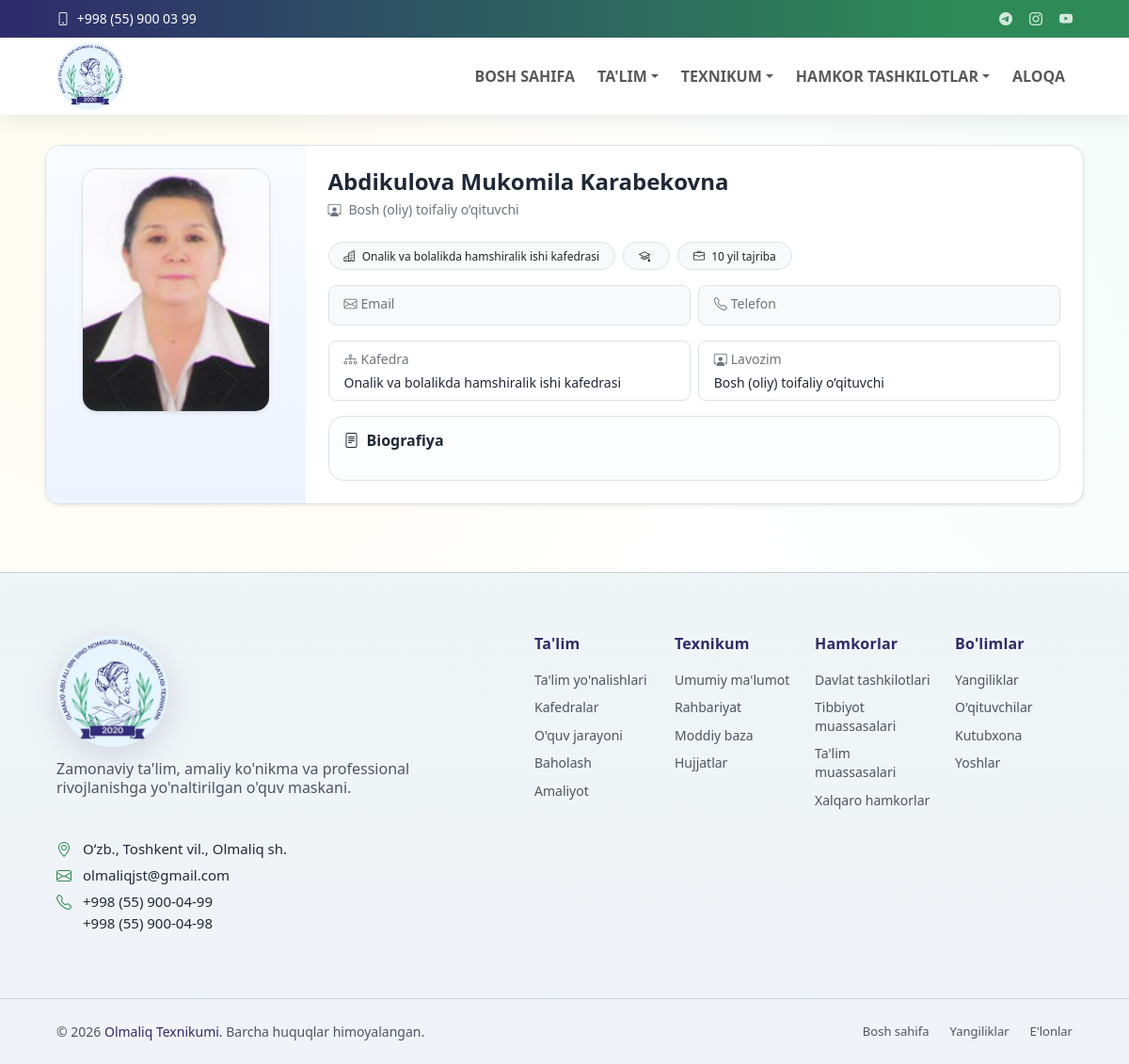
The app's page /uqtuvchilar/23/ with its own data.
### core/models.py (models this page shows, shortened)
class TopbarSettings(models.Model):
    email = models.EmailField(blank=True)
    phone = models.CharField(max_length=50, blank=True)
    telegram_url = models.URLField(blank=True)
    instagram_url = models.URLField(blank=True)
    youtube_url = models.URLField(blank=True)
    is_active = models.BooleanField(default=True)
    updated_at = models.DateTimeField(auto_now=True)
    class Meta:
        ordering = ['-updated_at', '-id']
        verbose_name = "Topbar sozlamasi"
        verbose_name_plural = "Topbar sozlamalari"

### faculty/models.py (models this page shows, shortened)
class Teacher(models.Model):
    first_name = models.CharField(max_length=100)
    last_name = models.CharField(max_length=100)
    middle_name = models.CharField(max_length=100, blank=True)
    department = models.ForeignKey(Department, on_delete=models.CASCADE)
    position = models.CharField(max_length=200)
    scientific_degree = models.CharField(max_length=200, blank=True)
    experience_years = models.PositiveIntegerField(default=0)
    bio = models.TextField(blank=True)
    image = models.ImageField(upload_to='teachers/', blank=True, null=True)
    email = models.EmailField(blank=True)
    phone = models.CharField(max_length=30, blank=True)
    class Meta:
        ordering = ['last_name', 'first_name']
        verbose_name = "O'qituvchi"
        verbose_name_plural = "O'qituvchilar"

### departments/models.py (models this page shows, shortened)
class Department(models.Model):
    name = models.CharField(max_length=200)
    slug = models.SlugField(unique=True)
    description = models.TextField()
    head = models.OneToOneField(
        DepartmentHead,
        on_delete=models.PROTECT,
        related_name='department',
    )
    image = models.ImageField(upload_to='departments/', blank=True, null=True)
    created_at = models.DateTimeField(auto_now_add=True)
    class Meta:
        ordering = ['name']
        verbose_name = "Kafedra"
        verbose_name_plural = "Kafedralar"

### faculty/views.py (the view)
# urls.py: path('<int:pk>/', views.teacher_detail, name='teacher_detail'),
def teacher_detail(request, pk):
    item = get_object_or_404(Teacher.objects.select_related('department'), pk=pk)
    return render(request, 'faculty/teacher_detail.html', {'teacher': item})

### core/context_processors.py (called while the page is built)
def menu_context(request):
    menu_items = (
        Menu.objects.filter(parent__isnull=True, is_active=True)
        .prefetch_related('children')
        .order_by('order', 'id')
    )
    topbar = TopbarSettings.objects.filter(is_active=True).first()
    return {
        'menu_items': menu_items,
        'topbar_settings': topbar,
    }

### faculty/templates/faculty/teacher_detail.html (shortened to what this page needs)
{% extends 'base.html' %}
{% load static %}
{% block content %}
<section class="py-3">
    <div class="rounded-4 overflow-hidden border shadow-sm bg-white">
        <div class="row g-0">
            <div
                class="col-12 col-md-4 col-lg-3 p-3 p-md-4 text-center"
                style="background: linear-gradient(180deg, #f8fbff 0%, #eef4ff 100%);"
            >
                {% if teacher.image %}
                    <img
                        src="{{ teacher.image.url }}"
                        alt="{{ teacher.last_name }} {{ teacher.first_name }}"
                        class="img-fluid rounded-4 shadow-sm border"
                        style="width: 100%; max-width: 200px; height: auto;"
                        onerror="this.onerror=null;this.src='{% static 'images/user_icon_640.png' %}';"
                    >
                {% endif %}
            </div>
            <div class="col-12 col-md-8 col-lg-9 p-3 p-md-4">
                <div class="mb-4">
                    <h1 class="h4 fw-bold mb-1">
                        {{ teacher.last_name }} {{ teacher.first_name }} {{ teacher.middle_name }}
                    </h1>
                    <p class="text-secondary mb-0 small d-flex align-items-center gap-2">
                        <i class="bi bi-person-workspace"></i>
                        <span>{{ teacher.position }}</span>
                    </p>
                </div>
                <div class="mb-3">
                    <div class="d-flex flex-wrap gap-2 mb-2">
                        <span class="badge rounded-pill text-bg-light border text-dark fw-normal px-3 py-2">
                            <i class="bi bi-buildings me-1"></i>
                            {{ teacher.department.name }}
                        </span>
                        <span class="badge rounded-pill text-bg-light border text-dark fw-normal px-3 py-2">
                            <i class="bi bi-mortarboard me-1"></i>
                        </span>
                        <span class="badge rounded-pill text-bg-light border text-dark fw-normal px-3 py-2">
                            <i class="bi bi-briefcase me-1"></i>
                            {{ teacher.experience_years }} yil tajriba
                        </span>
                    </div>
                </div>
                <div class="row g-2 mb-3">
                    <div class="col-12 col-sm-6">
                        <div class="rounded-3 border bg-light px-3 py-2 h-100 small">
                            <div class="text-secondary mb-1">
                                <i class="bi bi-envelope me-1"></i>Email
                            </div>
                        </div>
                    </div>
                    <div class="col-12 col-sm-6">
                        <div class="rounded-3 border bg-light px-3 py-2 h-100 small">
                            <div class="text-secondary mb-1">
                                <i class="bi bi-telephone me-1"></i>Telefon
                            </div>
                        </div>
                    </div>
                </div>
                <div class="row g-2 mb-3">
                    <div class="col-12 col-sm-6">
                        <div class="rounded-3 border px-3 py-2 h-100 small">
                            <div class="text-secondary mb-1">
                                <i class="bi bi-diagram-3 me-1"></i>Kafedra
                            </div>
                            <div class="fw-medium">{{ teacher.department.name }}</div>
                        </div>
                    </div>
                    <div class="col-12 col-sm-6">
                        <div class="rounded-3 border px-3 py-2 h-100 small">
                            <div class="text-secondary mb-1">
                                <i class="bi bi-person-workspace me-1"></i>Lavozim
                            </div>
                            <div class="fw-medium">{{ teacher.position }}</div>
                        </div>
                    </div>
                </div>
                <div class="rounded-4 p-3 border" style="background: #fcfdff;">
                    <h2 class="h6 fw-bold mb-2 d-flex align-items-center gap-2">
                        <i class="bi bi-file-text"></i>
                        <span>Biografiya</span>
                    </h2>
                </div>
            </div>
        </div>
    </div>
</section>
{% endblock %}

### templates/includes/header.html (shortened to what this page needs)
{% load static %}
<header id="header" class="header fixed-top">
    <div class="topbar d-flex align-items-center">
        <div class="container d-flex justify-content-center justify-content-md-between">
           <div class="contact-info d-flex align-items-center gap-3">
                <div class="d-flex align-items-center">
                    <a href="tel:{{ topbar_settings.phone }}" class="link-underline link-underline-opacity-0 lh-1">
                        <i class="bi bi-phone me-1"></i>
                    <span>{{ topbar_settings.phone }}</span>
                    </a>
                </div>
            </div>
            <div class="social-links d-flex align-items-center">
                <a href="{{ topbar_settings.telegram_url }}" target="_blank" rel="noopener" aria-label="Telegram"><i class="bi bi-telegram"></i></a>
                <a href="{{ topbar_settings.instagram_url }}" target="_blank" rel="noopener" aria-label="Instagram"><i class="bi bi-instagram"></i></a>
                <a href="{{ topbar_settings.youtube_url }}" target="_blank" rel="noopener" aria-label="YouTube"><i class="bi bi-youtube"></i></a>
            </div>
        </div>
    </div>
    <div class="branding d-flex align-items-center">
        <nav class="navbar navbar-expand-lg  py-0 w-100">
            <div class="container position-relative d-flex align-items-center justify-content-between">
                <a class="navbar-brand brand d-flex align-items-center gap-2" href="{% url 'core:home' %}">
                    <img class="brand-logo" src="{% static 'images/logo.png' %}" alt="Olmaliq texnikumi logosi">
                </a>
                <div class="collapse navbar-collapse" id="mainNavbar">
                    {% with ns=request.resolver_match.namespace name=request.resolver_match.url_name %}
                    <ul class="navbar-nav ms-auto mb-2 mb-lg-0 align-items-lg-center gap-lg-2">
                        <li class="nav-item">
                            <a class="nav-link {% if ns == 'core' and name == 'home' %}active{% endif %}" href="{% url 'core:home' %}" {% if ns == 'core' and name == 'home' %}aria-current="page"{% endif %}>Bosh sahifa</a>
                        </li>
                        <li class="nav-item dropdown">
                            <a class="nav-link dropdown-toggle " href="#" role="button" data-bs-toggle="dropdown" aria-expanded="false" >Ta'lim</a>
                        </li>
                        <li class="nav-item dropdown">
                            <a class="nav-link dropdown-toggle " href="#" role="button" data-bs-toggle="dropdown" aria-expanded="false" >Texnikum</a>
                        </li>
                        <li class="nav-item dropdown">
                            <a class="nav-link dropdown-toggle " href="#" role="button" data-bs-toggle="dropdown" aria-expanded="false" >Hamkor tashkilotlar</a>
                        </li>
                        <li class="nav-item">
                            <a class="nav-link {% if ns == 'contact' %}active{% endif %}" href="{% url 'contact:contact' %}" {% if ns == 'contact' %}aria-current="page"{% endif %}>Aloqa</a>
                        </li>
                    </ul>
                    {% endwith %}
                </div>
            </div>
        </nav>
    </div>
</header>

### static/css/style.css (style rules this page uses)
* { box-sizing: border-box; }
body { margin: 0; font-family: "Segoe UI", Tahoma, sans-serif; background-color: #ffffff; background-image: radial-gradient(1100px circle at 8% 16%, rgba(246, 238, 181, 0.22), transparent 62%), radial-gradient(1250px circle at 92% 12%, rgba(178, 231, 212, 0.2), transparent 64%), radial-gradient(980px circle at 84% 88%, rgba(205, 233, 245, 0.16), transparent 66%), linear-gradient(180deg, #ffffff 0%, #ffffff 100%); background-repeat: no-repeat; background-size: 128% 128%, 132% 132%, 126% 126%, 100% 100%; animation: siteBgFloat 50s ease-in-out infinite alternate; color: var(--text); padding-top: 108px; overflow-x: clip; }
a { color: var(--header-accent); }
html { overflow-x: clip; }
.container { width: min(1120px, 92%); margin: 0 auto; }
@media (min-width: 1200px) { .container { width: min(1320px, 92%); } }
.header { transition: all 0.5s; z-index: 1100 !important; background-color: #ffffff; box-shadow: 0 6px 18px rgba(31, 41, 55, 0.08); }
.header .topbar { background: var(--brand-gradient); font-size: 14px; transition: all 0.5s; height: 40px; overflow: hidden; border: 0 !important; border-bottom: 0 !important; box-shadow: none !important; margin-bottom: 0 !important; }
.header .topbar .container { min-height: 40px; }
.header .topbar .contact-info i { font-style: normal; color: #ffffff; }
.header .topbar .contact-info i a, .header .topbar .contact-info i, .header .topbar .contact-info span { color: #ffffff; text-decoration: none; line-height: 1; }
.header .topbar .social-links a { color: rgba(255, 255, 255, 0.8); line-height: 0; transition: all 0.3s ease; margin-left: 18px; font-size: 14px; }
.header .branding { min-height: 68px; transition: all 0.4s ease; border: 0 !important; border-top: 0 !important; margin-top: 0 !important; position: relative; z-index: 1101; }
.header .topbar + .branding { margin-top: 0 !important; border-top: 0 !important; }
.brand { color: var(--nav-text); text-decoration: none; font-weight: 700; }
.brand-logo { height: 72px; width: auto; display: block; }
.navbar .nav-item > a { text-transform: uppercase; font-weight: 600; }
.navbar .nav-link { position: relative; transition: color 0.22s ease; }
.navbar .nav-link::before { content: ""; position: absolute; left: 0.5rem; right: 0.5rem; bottom: 0.2rem; height: 2px; background: var(--header-accent); transform: scaleX(0); transform-origin: center; transition: transform 0.22s ease; }

### records on screen
TopbarSettings: phone "+998 (55) 900 03 99"
Teacher: image (picture), last_name "Abdikulova", first_name "Mukomila", middle_name "Karabekovna", position "Bosh (oliy) toifaliy o’qituvchi", department.name "Onalik va bolalikda hamshiralik ishi kafedrasi", experience_years "10"
